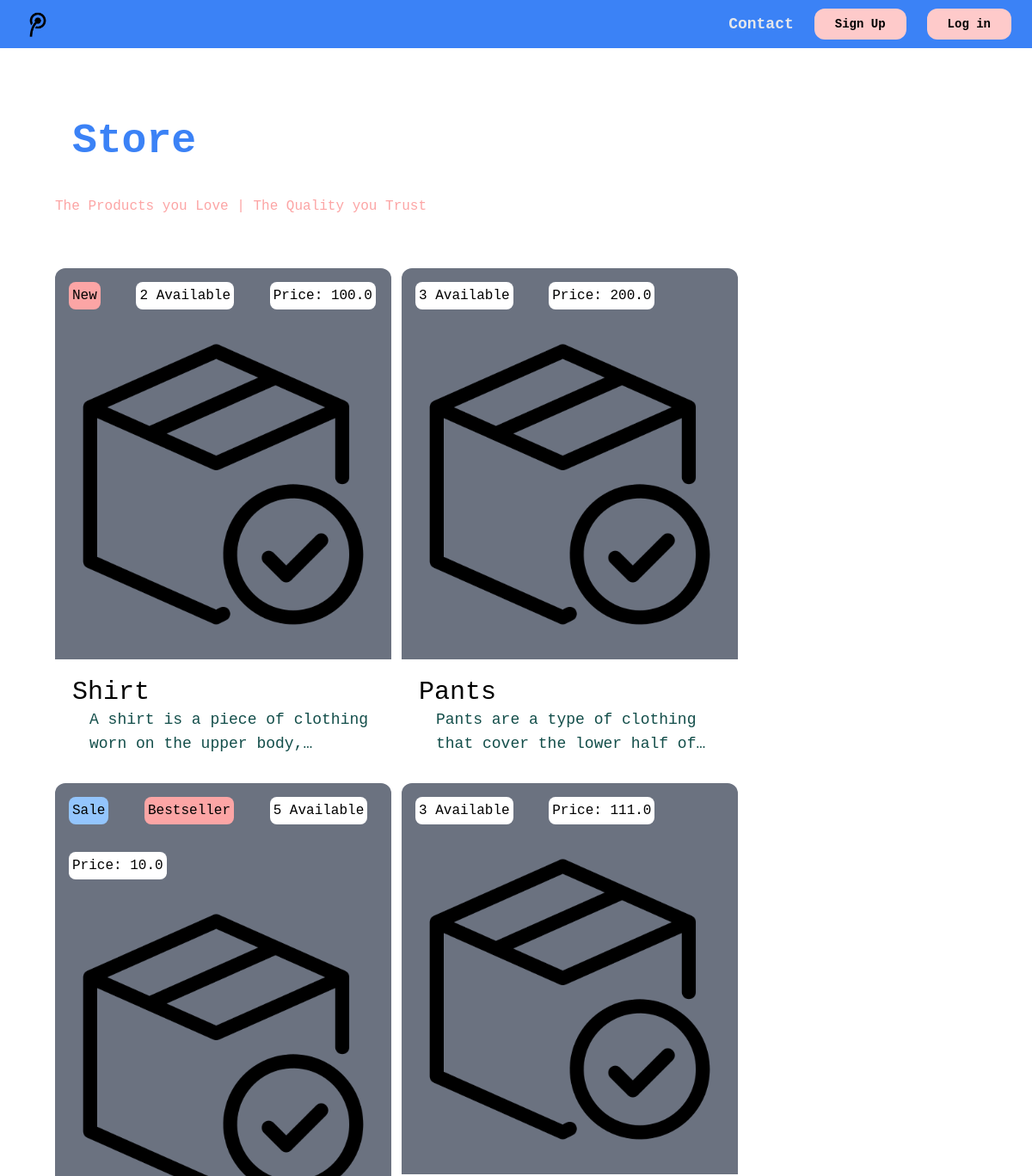
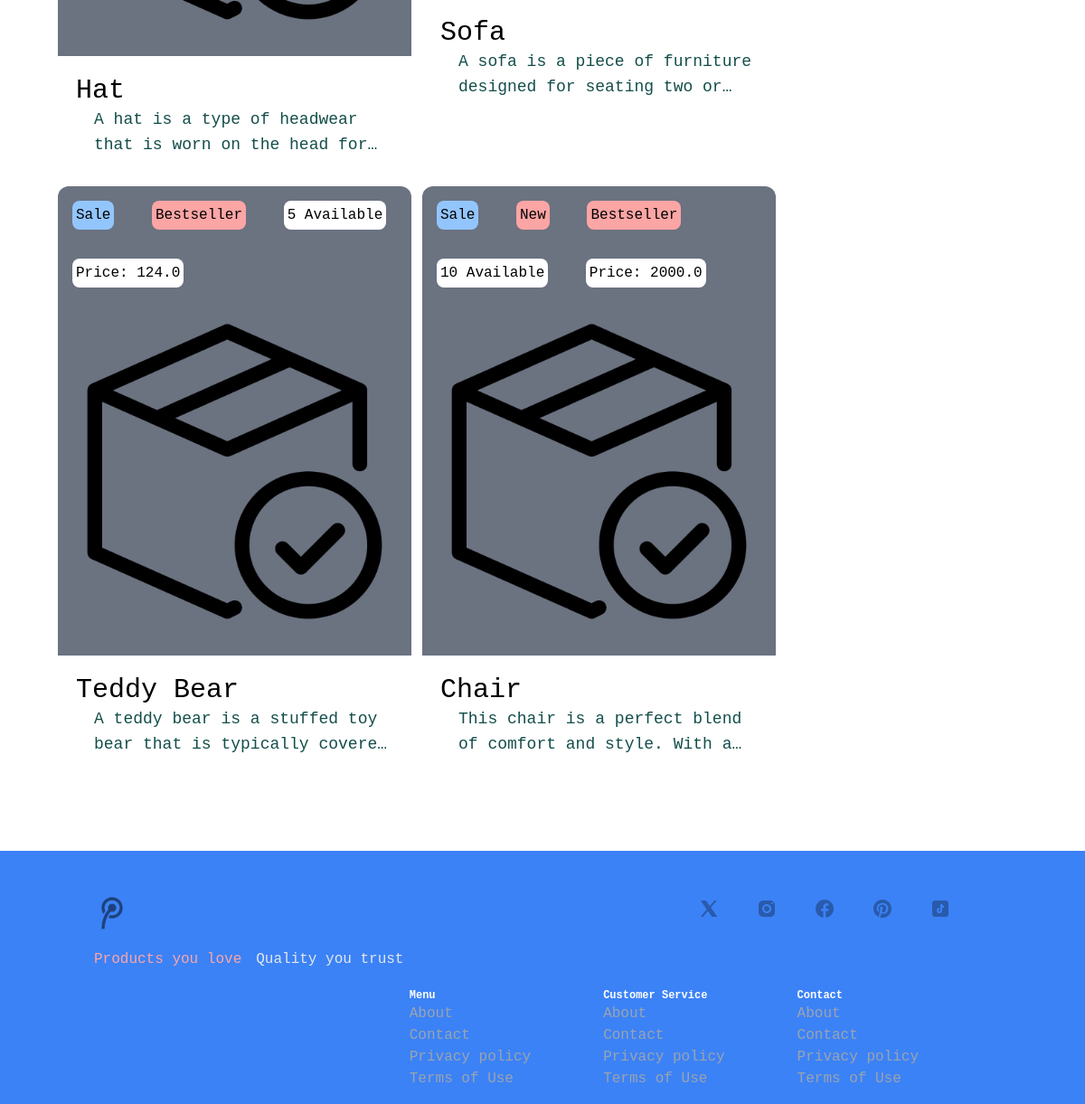
The page / on the database its author committed (2 pictures, top to bottom).
### item/models.py (models this page shows, shortened)
class Item(models.Model):
    category = models.ForeignKey(Category, related_name='items', on_delete=models.CASCADE)
    name = models.CharField(max_length=255)
    description = models.TextField(blank=True, null=True)
    price=models.FloatField()
    quantity=models.IntegerField(blank=True, null=True)
    img=models.ImageField(upload_to='itemImages', blank=True, null=True)
    isSold = models.BooleanField(default=False)
    isSale = models.BooleanField(default=False)
    isNew = models.BooleanField(default=False)
    isBestseller = models.BooleanField(default=False)
    createdBy = models.ForeignKey(User, related_name='items', on_delete=models.CASCADE)
    createdAt = models.DateTimeField(auto_now_add=True)

### core/views.py (the view)
# urls.py: path('', index, name='index'),
def index(request):
    items = Item.objects.filter(isSold=False) [0:20]
    categories = Category.objects.all()
    return render(request, 'core/index.html', {
        'categories': categories,
        'items': items
    })

### core/templates/core/index.html (shortened to what this page needs)
{% extends "core/base.html" %}
{% load static %}
{% block content%}
    <div class='pb-5 min-w-full grid grid-cols-4 my-10 px-10 rounded-xl gap-10'>
        <div class='col-span-2 row-start-1'>
            <h2 class='p-5 mb-5 text-5xl text-blue-500 font-bold'>Store</h2>
            <p class='mb-5 text-red-300 nowrap'>The Products you Love | The Quality you Trust</p>
        </div>
        <div class='min-w-60 col-span-3 row-start-2 grid grid-cols-1 md:grid-cols-2 gap-3'>
            {% for item in items%}
                <div class=''>
                    <a href='#'>
                        <div class='bg-gray-500 rounded-t-xl'>
                            {% if item.isSale %}
                                <button class='m-4 p-1 rounded-lg bg-blue-300 animate-bounce nowrap'>Sale</button>
                            {% endif %}
                            {% if item.isNew %}
                            <button class='m-4 p-1 rounded-lg bg-red-300 animate-bounce nowrap'>New</button>
                            {% endif %}
                            {% if item.isBestseller %}
                            <button class='m-4 p-1 rounded-lg bg-red-300 animate-bounce nowrap'>Bestseller</button>
                            {% endif %}
                            <button class='m-4 p-1 rounded-lg bg-white text-center nowrap'>{{ item.quantity }} Available</button>
                            <button class='m-4 p-1 rounded-lg bg-white text-center nowrap'>Price: {{ item.price}}</button>
                            <img src='{% static '../../static/media/itemImages/item.png' %}' class='size-full object-cover rounded-xl' alt='Image of {{ item.name }}'></img>
                        </div>
                        <div class='p-5 bg-white rounded-b-xl'>
                            <h2 class='text-3xl'>{{ item.name }}</h2>
                            <p class='pl-5 text-lg line-clamp-2 text-teal-900'>{{item.description}}</p>
                        </div>
                    </a>
                </div>
            {% endfor %}
        </div>
        <div class='row-start-1 row-span-2 col-start-4'>
        </div>
    </div>
{% endblock %}

### core/templates/core/base.html (shortened to what this page needs)
<!DOCTYPE html>
{% load static %}
<html>
    <div class='font-mono'>
        <head>
            <script src="https://cdn.tailwindcss.com"></script>
        </head>
        <header class=''>
            <nav class='relative inset-x-0 top-0 py-2 px-6 flex justify-between items-center bg-blue-500'>
                <a href='/' class='text-xl font-semibold'><img class='px-1 py-1 text-center text-white size-10 hover:animate-pulse' src='{% static 'media/publicimages/logo-nav.png' %}' ></img></a>
                <div class='space-x-6 flex justify-end items-center'>
                    <a href='{% url 'contact' %}' class='text-lg font-semibold text-gray-200 hover:text-gray-300'>Contact</a>
                    <a href='#' class='px-6 py-2 text-lg sm:text-sm font-semibold bg-red-200 text-black rounded-xl hover:bg-red-300 nowrap'>Sign Up</a>
                    <a href='#' class='px-6 py-2 text-lg sm:text-sm font-semibold bg-red-200 text-black rounded-xl hover:bg-red-300 nowrap'>Log in</a>
                </div>
            </nav>
        </header>
        <body>
            <div class='px-6 py-6'>
                {% block content%}
                {% endblock %}
            </div>
            <footer class='min-width-full relative inset-x-0 bottom-0 py-4 px-6 bg-blue-500 grid grid-cols-1 grid-row-2 gap-4'>
                <div class='px-20 pt-8'>
                    <div class='col-start-1 col-span-1 row-start-1 row-span-1 grid grid-col-4 grid-row-1'>
                        <a href='/' class=''><img class='col-start-1 col-span-1 text-white size-10 opacity-50 hover:opacity-100' src='{% static 'media\publicimages\logo-nav.png' %}' alt='Amazonot'></img></a>
                        <ul class='col-start-3 col-span-2 flex justify-end gap-8 pr-10' >
                            <li><a href='https://twitter.com/' target='_blank' class=''><img class='px-1 py-1 text-center text-white opacity-30 hover:opacity-100' src='{% static 'media/publicimages/x-footer.png' %}' alt='X'></img></a></li>
                            <li><a href='https://www.instagram.com/' target='_blank' class=''><img class='px-1 py-1 text-center text-white opacity-30 hover:opacity-100' src='{% static 'media/publicimages/instagram-footer.png' %}' alt='Instagram'></img></a></li>
                            <li><a href='https://www.facebook.com/' target='_blank' class=''><img class='px-1 py-1 text-center text-white opacity-30 hover:opacity-100' src='{% static 'media/publicimages/facebook-footer.png' %}' alt='Facebook'></img></a></li>
                            <li><a href='https://www.pinterest.com/' target='_blank' class=''><img class='px-1 py-1 text-center text-white opacity-30 hover:opacity-100' src='{% static 'media/publicimages/pinterest-footer.png' %}' alt='Pinterest'></img></a></li>
                            <li><a href='https://www.tiktok.com/en/' target='_blank' class=''><img class='px-1 py-1 text-center text-white opacity-30 hover:opacity-100' src='{% static 'media/publicimages/tiktok-footer.png' %}' alt='Tik-Tok'></img></a></li>
                        </ul>
                    </div>
                    <div class='col-start-1 col-span-1 row-start-2 row-span-1'>
                        <div class='py-5 flex justify-start m-auto text-md flex-row gap-4'>
                            <p class='text-red-300'>Products you love</p>
                            <p class='text-gray-200'>Quality you trust</p>
                        </div>
                        <div class='col-start-2 cols-span-1 flex flex-col md:flex-row justify-end md:gap-20 whitespace-nowrap pr-20'>
                            <div class=''>
                                <h3 class='font-bold text-transparent text-xs md:text-white'>Menu</h3>
                                <ul class='text-gray-400'>
                                    <li><a href='#' class='hover:text-red-300'>About</a></li>
                                    <li><a href='{% url 'contact' %}' class='hover:text-red-00'>Contact</a></li>
                                    <li><a href='#' class='hover:text-red-300'>Privacy policy</a></li>
                                    <li><a href='#' class='hover:text-red-300'>Terms of Use</a></li>
                                </ul>
                            </div>
                            <div class=''>
                                <h3 class='font-bold text-transparent text-xs md:text-white'>Customer Service</h3>
                                <ul class='text-gray-400'>
                                    <li><a href='#' class='hover:text-red-300'>About</a></li>
                                    <li><a href='{% url 'contact' %}' class='hover:text-red-300'>Contact</a></li>
                                    <li><a href='#' class='hover:text-red-300'>Privacy policy</a></li>
                                    <li><a href='#' class='hover:text-red-300'>Terms of Use</a></li>
                                </ul>
                            </div>
                            <div class=''>
                                <h3 class='font-bold text-transparent text-xs md:text-white'>Contact</h3>
                                <ul class='text-gray-400'>
                                    <li><a href='#' class='hover:text-red-300'>About</a></li>
                                    <li><a href='{% url 'contact' %}' class='hover:text-red-300'>Contact</a></li>
                                    <li><a href='#' class='hover:text-red-300'>Privacy policy</a></li>
                                    <li><a href='#' class='hover:text-red-300'>Terms of Use</a></li>
                                </ul>
                            </div>
                        </div>
                    </div>
                </div>
            </footer>
        </body>
    </div>
</html>

### rows shown on the page
Item: isNew "New", quantity "2", price "100.0", name "Shirt", description "A shirt is a piece of clothing worn on the upper…"
Item: quantity "3", price "200.0", name "Pants", description "Pants are a type of clothing that cover the lower half…"
Item: isSale "Sale", isBestseller "Bestseller", quantity "5", price "10.0", name "Hat", description "A hat is a type of headwear that is worn on the head…"
Item: quantity "3", price "111.0", name "Sofa", description "A sofa is a piece of furniture designed for seating two…"
Item: isSale "Sale", isBestseller "Bestseller", quantity "5", price "124.0", name "Teddy Bear", description "A teddy bear is a stuffed toy bear that is typically…"
Item: isSale "Sale", isNew "New", isBestseller "Bestseller", quantity "10", price "2000.0", name "Chair", description "This chair is a perfect blend of comfort and style. With…"
